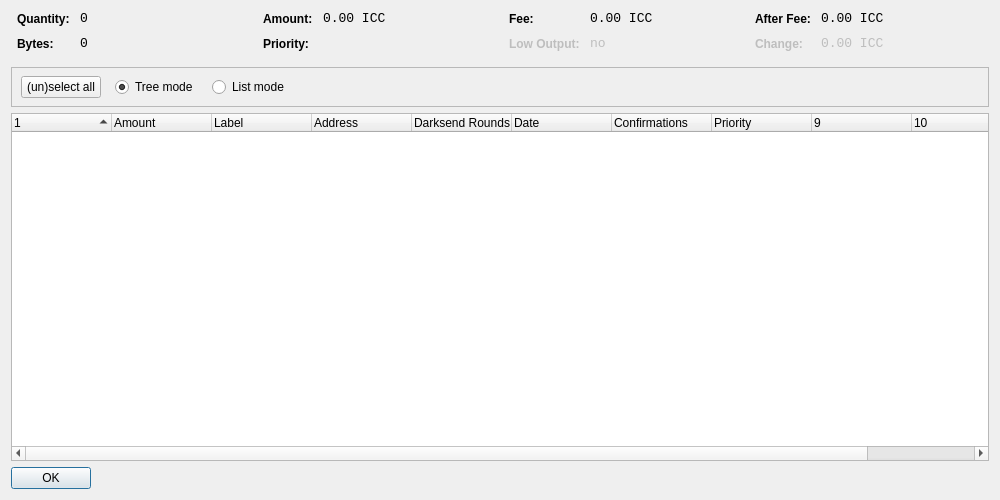
<?xml version="1.0" encoding="UTF-8"?>
<ui version="4.0">
 <class>CoinControlDialog</class>
 <widget class="QDialog" name="CoinControlDialog">
  <property name="geometry">
   <rect>
    <x>0</x>
    <y>0</y>
    <width>1000</width>
    <height>500</height>
   </rect>
  </property>
  <property name="windowTitle">
   <string>Coin Control</string>
  </property>
  <layout class="QVBoxLayout" name="verticalLayout">
   <item>
    <layout class="QHBoxLayout" name="horizontalLayoutTop" stretch="0,0,0,0">
     <property name="topMargin">
      <number>0</number>
     </property>
     <property name="bottomMargin">
      <number>10</number>
     </property>
     <item>
      <layout class="QFormLayout" name="formLayoutCoinControl1">
       <property name="horizontalSpacing">
        <number>10</number>
       </property>
       <property name="verticalSpacing">
        <number>10</number>
       </property>
       <property name="leftMargin">
        <number>6</number>
       </property>
       <property name="rightMargin">
        <number>6</number>
       </property>
       <item row="0" column="0">
        <widget class="QLabel" name="labelCoinControlQuantityText">
         <property name="styleSheet">
          <string notr="true">font-weight:bold;</string>
         </property>
         <property name="text">
          <string>Quantity:</string>
         </property>
        </widget>
       </item>
       <item row="0" column="1">
        <widget class="QLabel" name="labelCoinControlQuantity">
         <property name="font">
          <font>
           <family>Monospace</family>
           <pointsize>10</pointsize>
          </font>
         </property>
         <property name="cursor">
          <cursorShape>IBeamCursor</cursorShape>
         </property>
         <property name="contextMenuPolicy">
          <enum>Qt::ActionsContextMenu</enum>
         </property>
         <property name="text">
          <string notr="true">0</string>
         </property>
         <property name="textInteractionFlags">
          <set>Qt::LinksAccessibleByMouse|Qt::TextSelectableByKeyboard|Qt::TextSelectableByMouse</set>
         </property>
        </widget>
       </item>
       <item row="1" column="0">
        <widget class="QLabel" name="labelCoinControlBytesText">
         <property name="styleSheet">
          <string notr="true">font-weight:bold;</string>
         </property>
         <property name="text">
          <string>Bytes:</string>
         </property>
        </widget>
       </item>
       <item row="1" column="1">
        <widget class="QLabel" name="labelCoinControlBytes">
         <property name="font">
          <font>
           <family>Monospace</family>
           <pointsize>10</pointsize>
          </font>
         </property>
         <property name="cursor">
          <cursorShape>IBeamCursor</cursorShape>
         </property>
         <property name="contextMenuPolicy">
          <enum>Qt::ActionsContextMenu</enum>
         </property>
         <property name="text">
          <string notr="true">0</string>
         </property>
         <property name="textInteractionFlags">
          <set>Qt::LinksAccessibleByMouse|Qt::TextSelectableByKeyboard|Qt::TextSelectableByMouse</set>
         </property>
        </widget>
       </item>
      </layout>
     </item>
     <item>
      <layout class="QFormLayout" name="formLayoutCoinControl2">
       <property name="horizontalSpacing">
        <number>10</number>
       </property>
       <property name="verticalSpacing">
        <number>10</number>
       </property>
       <property name="leftMargin">
        <number>6</number>
       </property>
       <property name="rightMargin">
        <number>6</number>
       </property>
       <item row="0" column="0">
        <widget class="QLabel" name="labelCoinControlAmountText">
         <property name="styleSheet">
          <string notr="true">font-weight:bold;</string>
         </property>
         <property name="text">
          <string>Amount:</string>
         </property>
        </widget>
       </item>
       <item row="0" column="1">
        <widget class="QLabel" name="labelCoinControlAmount">
         <property name="font">
          <font>
           <family>Monospace</family>
           <pointsize>10</pointsize>
          </font>
         </property>
         <property name="cursor">
          <cursorShape>IBeamCursor</cursorShape>
         </property>
         <property name="contextMenuPolicy">
          <enum>Qt::ActionsContextMenu</enum>
         </property>
         <property name="text">
          <string notr="true">0.00 ICC</string>
         </property>
         <property name="textInteractionFlags">
          <set>Qt::LinksAccessibleByMouse|Qt::TextSelectableByKeyboard|Qt::TextSelectableByMouse</set>
         </property>
        </widget>
       </item>
       <item row="1" column="0">
        <widget class="QLabel" name="labelCoinControlPriorityText">
         <property name="styleSheet">
          <string notr="true">font-weight:bold;</string>
         </property>
         <property name="text">
          <string>Priority:</string>
         </property>
        </widget>
       </item>
       <item row="1" column="1">
        <widget class="QLabel" name="labelCoinControlPriority">
         <property name="font">
          <font>
           <family>Monospace</family>
           <pointsize>10</pointsize>
          </font>
         </property>
         <property name="cursor">
          <cursorShape>IBeamCursor</cursorShape>
         </property>
         <property name="contextMenuPolicy">
          <enum>Qt::ActionsContextMenu</enum>
         </property>
         <property name="text">
          <string/>
         </property>
         <property name="textInteractionFlags">
          <set>Qt::LinksAccessibleByMouse|Qt::TextSelectableByKeyboard|Qt::TextSelectableByMouse</set>
         </property>
        </widget>
       </item>
      </layout>
     </item>
     <item>
      <layout class="QFormLayout" name="formLayoutCoinControl3">
       <property name="horizontalSpacing">
        <number>10</number>
       </property>
       <property name="verticalSpacing">
        <number>10</number>
       </property>
       <property name="leftMargin">
        <number>6</number>
       </property>
       <property name="rightMargin">
        <number>6</number>
       </property>
       <item row="0" column="0">
        <widget class="QLabel" name="labelCoinControlFeeText">
         <property name="styleSheet">
          <string notr="true">font-weight:bold;</string>
         </property>
         <property name="text">
          <string>Fee:</string>
         </property>
        </widget>
       </item>
       <item row="0" column="1">
        <widget class="QLabel" name="labelCoinControlFee">
         <property name="font">
          <font>
           <family>Monospace</family>
           <pointsize>10</pointsize>
          </font>
         </property>
         <property name="cursor">
          <cursorShape>IBeamCursor</cursorShape>
         </property>
         <property name="contextMenuPolicy">
          <enum>Qt::ActionsContextMenu</enum>
         </property>
         <property name="text">
          <string notr="true">0.00 ICC</string>
         </property>
         <property name="textInteractionFlags">
          <set>Qt::LinksAccessibleByMouse|Qt::TextSelectableByKeyboard|Qt::TextSelectableByMouse</set>
         </property>
        </widget>
       </item>
       <item row="1" column="0">
        <widget class="QLabel" name="labelCoinControlLowOutputText">
         <property name="enabled">
          <bool>false</bool>
         </property>
         <property name="styleSheet">
          <string notr="true">font-weight:bold;</string>
         </property>
         <property name="text">
          <string>Low Output:</string>
         </property>
        </widget>
       </item>
       <item row="1" column="1">
        <widget class="QLabel" name="labelCoinControlLowOutput">
         <property name="enabled">
          <bool>false</bool>
         </property>
         <property name="font">
          <font>
           <family>Monospace</family>
           <pointsize>10</pointsize>
          </font>
         </property>
         <property name="cursor">
          <cursorShape>IBeamCursor</cursorShape>
         </property>
         <property name="contextMenuPolicy">
          <enum>Qt::ActionsContextMenu</enum>
         </property>
         <property name="text">
          <string notr="true">no</string>
         </property>
         <property name="textInteractionFlags">
          <set>Qt::LinksAccessibleByMouse|Qt::TextSelectableByKeyboard|Qt::TextSelectableByMouse</set>
         </property>
        </widget>
       </item>
      </layout>
     </item>
     <item>
      <layout class="QFormLayout" name="formLayoutCoinControl4">
       <property name="horizontalSpacing">
        <number>10</number>
       </property>
       <property name="verticalSpacing">
        <number>10</number>
       </property>
       <property name="leftMargin">
        <number>6</number>
       </property>
       <property name="rightMargin">
        <number>6</number>
       </property>
       <item row="0" column="0">
        <widget class="QLabel" name="labelCoinControlAfterFeeText">
         <property name="styleSheet">
          <string notr="true">font-weight:bold;</string>
         </property>
         <property name="text">
          <string>After Fee:</string>
         </property>
        </widget>
       </item>
       <item row="0" column="1">
        <widget class="QLabel" name="labelCoinControlAfterFee">
         <property name="font">
          <font>
           <family>Monospace</family>
           <pointsize>10</pointsize>
          </font>
         </property>
         <property name="cursor">
          <cursorShape>IBeamCursor</cursorShape>
         </property>
         <property name="contextMenuPolicy">
          <enum>Qt::ActionsContextMenu</enum>
         </property>
         <property name="text">
          <string notr="true">0.00 ICC</string>
         </property>
         <property name="textInteractionFlags">
          <set>Qt::LinksAccessibleByMouse|Qt::TextSelectableByKeyboard|Qt::TextSelectableByMouse</set>
         </property>
        </widget>
       </item>
       <item row="1" column="0">
        <widget class="QLabel" name="labelCoinControlChangeText">
         <property name="enabled">
          <bool>false</bool>
         </property>
         <property name="styleSheet">
          <string notr="true">font-weight:bold;</string>
         </property>
         <property name="text">
          <string>Change:</string>
         </property>
        </widget>
       </item>
       <item row="1" column="1">
        <widget class="QLabel" name="labelCoinControlChange">
         <property name="enabled">
          <bool>false</bool>
         </property>
         <property name="font">
          <font>
           <family>Monospace</family>
           <pointsize>10</pointsize>
          </font>
         </property>
         <property name="cursor">
          <cursorShape>IBeamCursor</cursorShape>
         </property>
         <property name="contextMenuPolicy">
          <enum>Qt::ActionsContextMenu</enum>
         </property>
         <property name="text">
          <string notr="true">0.00 ICC</string>
         </property>
         <property name="textInteractionFlags">
          <set>Qt::LinksAccessibleByMouse|Qt::TextSelectableByKeyboard|Qt::TextSelectableByMouse</set>
         </property>
        </widget>
       </item>
      </layout>
     </item>
    </layout>
   </item>
   <item>
    <widget class="QFrame" name="frame">
     <property name="minimumSize">
      <size>
       <width>0</width>
       <height>40</height>
      </size>
     </property>
     <property name="frameShape">
      <enum>QFrame::StyledPanel</enum>
     </property>
     <property name="frameShadow">
      <enum>QFrame::Sunken</enum>
     </property>
     <widget class="QWidget" name="horizontalLayoutWidget">
      <property name="geometry">
       <rect>
        <x>10</x>
        <y>0</y>
        <width>781</width>
        <height>41</height>
       </rect>
      </property>
      <layout class="QHBoxLayout" name="horizontalLayoutPanel" stretch="0,0,0,0,0">
       <property name="spacing">
        <number>14</number>
       </property>
       <item>
        <widget class="QPushButton" name="pushButtonSelectAll">
         <property name="sizePolicy">
          <sizepolicy hsizetype="Maximum" vsizetype="Fixed">
           <horstretch>0</horstretch>
           <verstretch>0</verstretch>
          </sizepolicy>
         </property>
         <property name="text">
          <string>(un)select all</string>
         </property>
        </widget>
       </item>
       <item>
        <widget class="QRadioButton" name="radioTreeMode">
         <property name="sizePolicy">
          <sizepolicy hsizetype="Maximum" vsizetype="Fixed">
           <horstretch>0</horstretch>
           <verstretch>0</verstretch>
          </sizepolicy>
         </property>
         <property name="text">
          <string>Tree mode</string>
         </property>
         <property name="checked">
          <bool>true</bool>
         </property>
        </widget>
       </item>
       <item>
        <widget class="QRadioButton" name="radioListMode">
         <property name="sizePolicy">
          <sizepolicy hsizetype="Maximum" vsizetype="Fixed">
           <horstretch>0</horstretch>
           <verstretch>0</verstretch>
          </sizepolicy>
         </property>
         <property name="text">
          <string>List mode</string>
         </property>
        </widget>
       </item>
       <item>
        <spacer name="horizontalSpacer">
         <property name="orientation">
          <enum>Qt::Horizontal</enum>
         </property>
         <property name="sizeHint" stdset="0">
          <size>
           <width>40</width>
           <height>20</height>
          </size>
         </property>
        </spacer>
       </item>
      </layout>
     </widget>
    </widget>
   </item>
   <item>
    <widget class="CoinControlTreeWidget" name="treeWidget">
     <property name="contextMenuPolicy">
      <enum>Qt::CustomContextMenu</enum>
     </property>
     <property name="sortingEnabled">
      <bool>false</bool>
     </property>
     <property name="columnCount">
      <number>11</number>
     </property>
     <attribute name="headerShowSortIndicator" stdset="0">
      <bool>true</bool>
     </attribute>
     <attribute name="headerStretchLastSection">
      <bool>false</bool>
     </attribute>
     <column>
      <property name="text">
       <string/>
      </property>
     </column>
     <column>
      <property name="text">
       <string>Amount</string>
      </property>
     </column>
     <column>
      <property name="text">
       <string>Label</string>
      </property>
     </column>
     <column>
      <property name="text">
       <string>Address</string>
      </property>
     </column>
     <column>
      <property name="text">
       <string>Darksend Rounds</string>
      </property>
    </column>
     <column>
      <property name="text">
       <string>Date</string>
      </property>
     </column>
     <column>
      <property name="text">
       <string>Confirmations</string>
      </property>
      <property name="toolTip">
       <string>Confirmed</string>
      </property>
     </column>
     <column>
      <property name="text">
       <string>Priority</string>
      </property>
     </column>
     <column>
      <property name="text">
       <string/>
      </property>
     </column>
     <column>
      <property name="text">
       <string/>
      </property>
     </column>
     <column>
      <property name="text">
       <string/>
      </property>
     </column>
     <column>
      <property name="text">
       <string/>
      </property>
     </column>
    </widget>
   </item>
   <item>
    <widget class="QDialogButtonBox" name="buttonBox">
     <property name="sizePolicy">
      <sizepolicy hsizetype="Maximum" vsizetype="Fixed">
       <horstretch>0</horstretch>
       <verstretch>0</verstretch>
      </sizepolicy>
     </property>
     <property name="orientation">
      <enum>Qt::Horizontal</enum>
     </property>
     <property name="standardButtons">
      <set>QDialogButtonBox::Ok</set>
     </property>
    </widget>
   </item>
  </layout>
 </widget>
 <customwidgets>
  <customwidget>
   <class>CoinControlTreeWidget</class>
   <extends>QTreeWidget</extends>
   <header>coincontroltreewidget.h</header>
  </customwidget>
 </customwidgets>
 <resources/>
 <connections/>
</ui>
